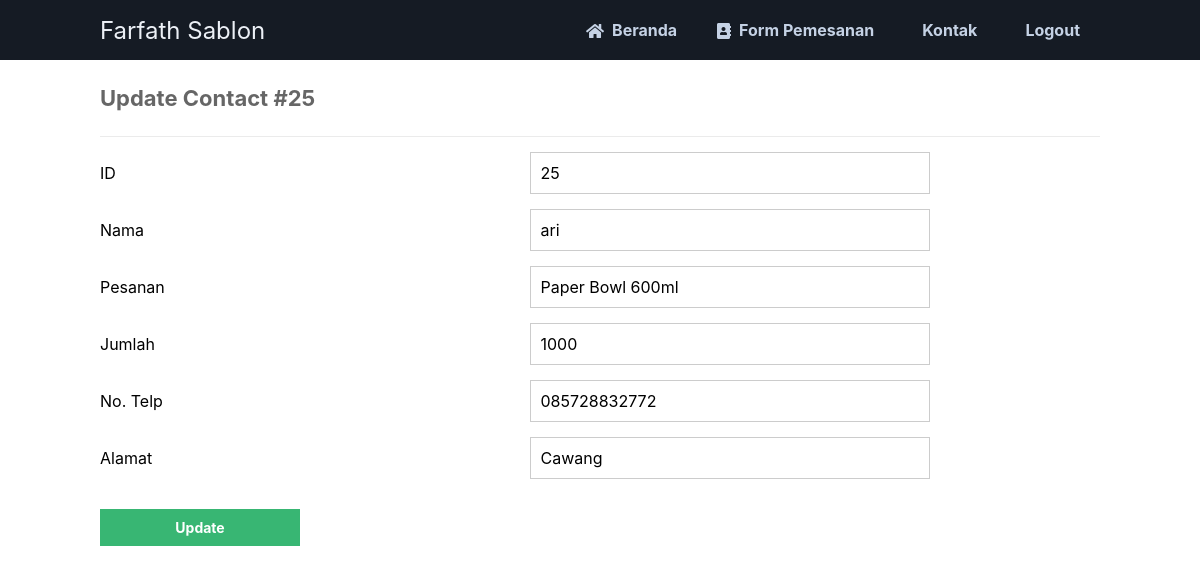
The page /update.php?id=25 on the database its author committed.
### tables this page shows
CREATE TABLE `pemesanan` (
  `id` int(11) NOT NULL,
  `nama` varchar(50) NOT NULL,
  `pesanan` varchar(50) NOT NULL,
  `jumlah` varchar(50) NOT NULL,
  `notelp` varchar(20) NOT NULL,
  `alamat` varchar(100) NOT NULL
);

### update.php (the view, shortened to what this page needs)
<?php
include 'functions.php';
$pdo = pdo_connect_mysql();
if (isset($_GET['id'])) {
    $stmt = $pdo->prepare('SELECT * FROM pemesanan WHERE id = ?');
    $stmt->execute([$_GET['id']]);
    $contact = $stmt->fetch(PDO::FETCH_ASSOC);
} else {
    exit('No ID specified!');
}
?>
<?=template_header('Read')?>
<div class="content update">
	<h2>Update Contact #<?=$contact['id']?></h2>
    <form action="update.php?id=<?=$contact['id']?>" method="post">
  <div class="form-group">
    <label for="id">ID</label>
    <input type="text" name="id" value="<?=$contact['id']?>" id="id" class="form-control" readonly>
  </div>
  <div class="form-group">
    <label for="nama">Nama</label>
    <input type="text" name="nama" value="<?=$contact['nama']?>" id="nama" class="form-control">
  </div>
  <div class="form-group">
    <label for="pesanan">Pesanan</label>
    <input type="text" name="pesanan" value="<?=$contact['pesanan']?>" id="title" class="form-control">
  </div>
  <div class="form-group">
    <label for="jumlah">Jumlah</label>
    <input type="text" name="jumlah" value="<?=$contact['jumlah']?>" id="jumlah" class="form-control">
  </div>
  <div class="form-group">
    <label for="notelp">No. Telp</label>
    <input type="text" name="notelp" value="<?=$contact['notelp']?>" id="notelp" class="form-control">
  </div>
  <div class="form-group">
    <label for="alamat">Alamat</label>
    <input type="text" name="alamat" value="<?=$contact['alamat']?>" id="alamat" class="form-control">
  </div>
  <input type="submit" value="Update" class="btn btn-primary mt-3">
</form>
</div>
<?=template_footer()?>

### style.css (style rules this page uses)
* { box-sizing: border-box; font-family: -apple-system, BlinkMacSystemFont, "segoe ui", roboto, oxygen, ubuntu, cantarell, "fira sans", "droid sans", "helvetica neue", Arial, sans-serif; font-size: 16px; -webkit-font-smoothing: antialiased; -moz-osx-font-smoothing: grayscale; }
body { background-color: #FFFFFF; margin: 0; }
.content { width: 1000px; margin: 0 auto; }
.content h2 { margin: 0; padding: 25px 0; font-size: 22px; border-bottom: 1px solid #ebebeb; color: #666666; }
.update form { padding: 15px 0; display: flex; flex-flow: wrap; }
.update form label { display: inline-flex; width: 400px; padding: 10px 0; margin-right: 25px; }
.update form input { padding: 10px; width: 400px; margin-right: 25px; margin-bottom: 15px; border: 1px solid #cccccc; }
.update form input[type="submit"] { display: block; background-color: #38b673; border: 0; font-weight: bold; font-size: 14px; color: #FFFFFF; cursor: pointer; width: 200px; margin-top: 15px; }

### rows shown on the page
pemesanan: id "25", nama "ari", pesanan "Paper Bowl 600ml", jumlah "1000", notelp "085728832772", alamat "Cawang"
